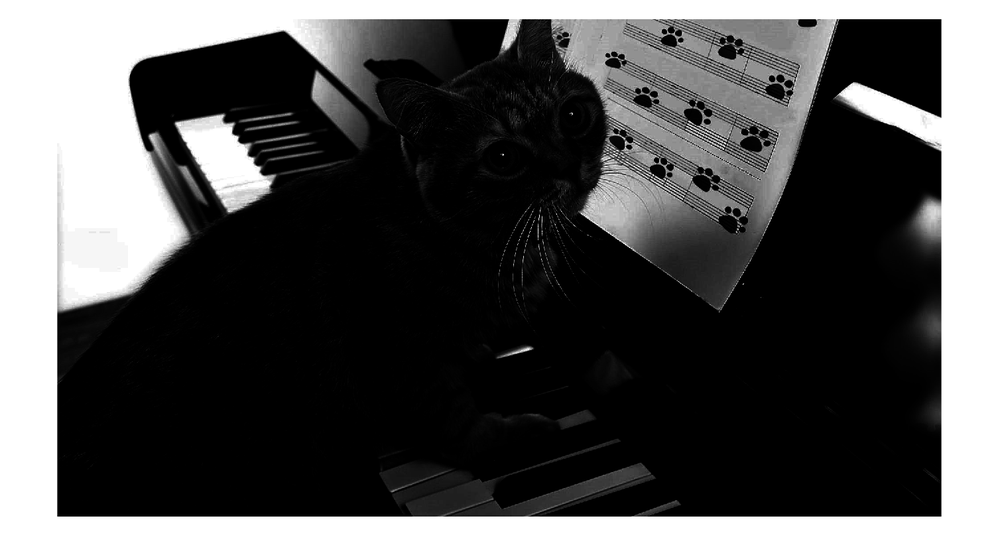
%> input picture LaboratoryWork2/LabOption2/resources/Pic_2_03a_gray_dark.tif, 1000 x 559 px, shrunk from 1508 x 843 before the run
$ octave Task3.m   (GNU Octave 9; MATLAB toolbox functions it lacks are replaced by stand-ins)
%> lines starting %> are read from the running program, lines starting %| are printed output that depends on the picture
clc;
clear all;
close all;

imgOrigin = imread('resources/Pic_2_03a_gray_dark.tif');
%> imgOrigin is the input picture: size 559x1000x3 uint8; min 0, max 255, mean 86.1
figure(); imshow(imgOrigin); title('Original Image');
figure(); histogram(imgOrigin); title('Original Image histogram');
%> after `title('Original Image histogram')`:
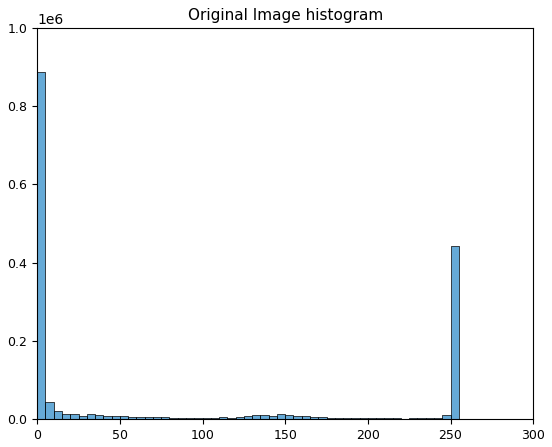
%> figure redrawn from the program's plot data; tallest bar 887178 high, from x = 0 to 5
imwrite(imgOrigin, 'results/l2_o2_t3_origin_pic.png');
saveas(gcf, 'results/l2_o2_t3_origin_hist.png')

P2 = imadjust(imgOrigin, [], [], 0.25);
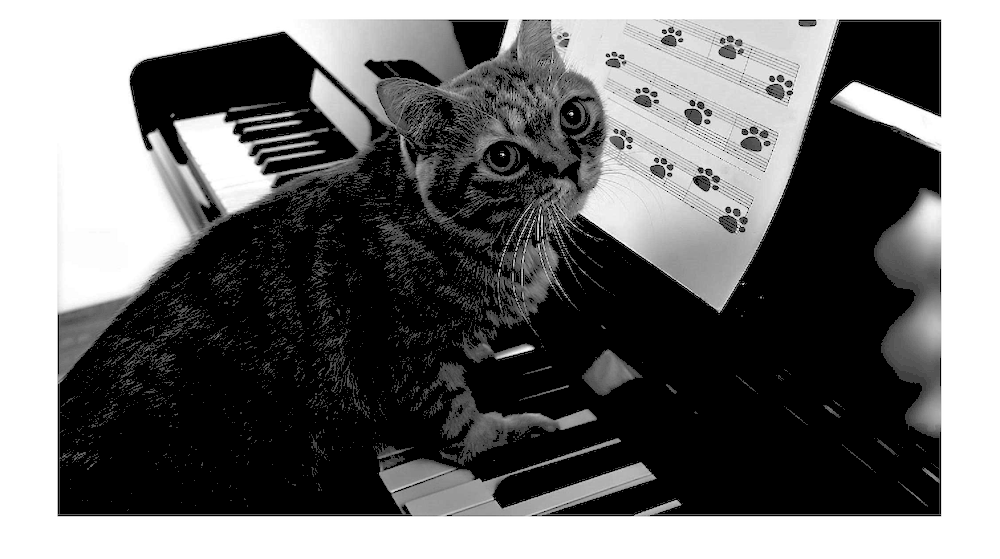
%> P2: size 559x1000x3 uint8; min 0, max 255, mean 110
figure();  imshow(P2); title('Image after imadjust() function (coef=0.25)');
figure(); histogram(P2); title('Image histogram after imadjust() function (coef=0.25)');
%> after `title('Image histogram after imadjust() function (coef=0.25)')`:
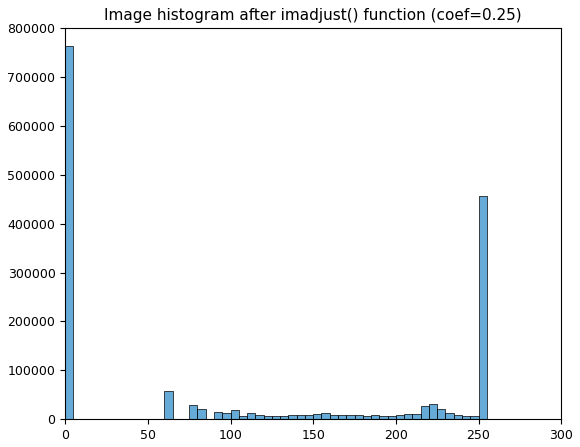
%> figure redrawn from the program's plot data; tallest bar 764106 high, from x = 0 to 5
imwrite(P2, 'results/l2_o2_t3_imadjust_pic.png');
saveas(gcf, 'results/l2_o2_t3_imadjust_hist.png')

PE = histeq(imgOrigin);
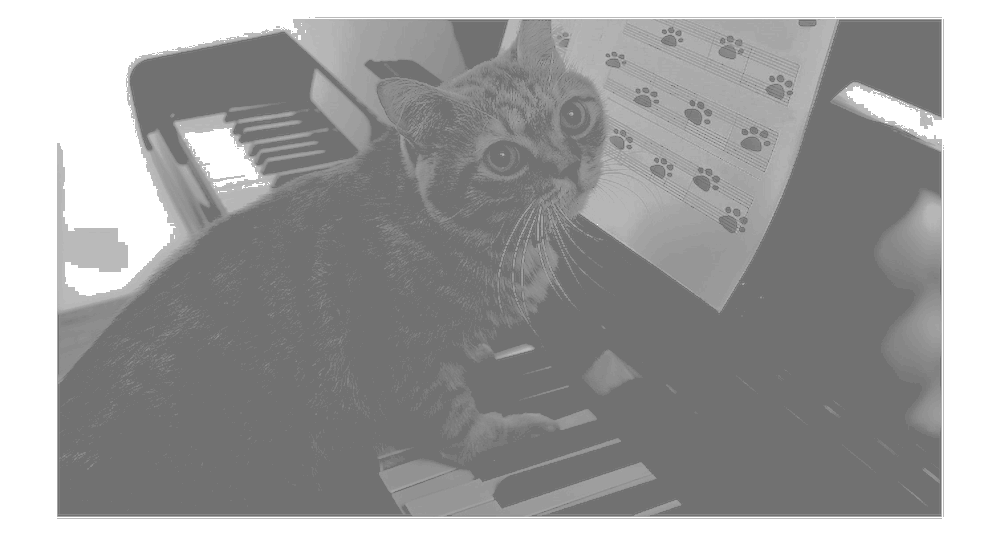
%> PE: size 559x1000x3 uint8; min 113, max 255, mean 160.7
figure(); imshow(PE); title('Image after histeq() function');
figure(); histogram(PE); title('Image histogram histeq() function is applied');
%> after `title('Image histogram histeq() function is applied')`:
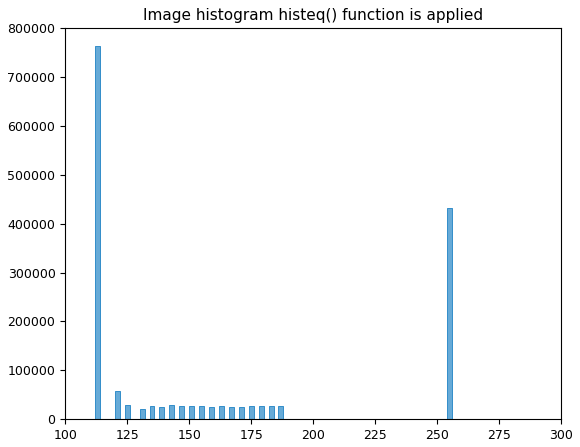
%> figure redrawn from the program's plot data; tallest bar 764106 high, from x = 112 to 114
imwrite(PE, 'results/l2_o2_t3_histeq_pic.png');
saveas(gcf, 'results/l2_o2_t3_histeq_hist.png')

%> (the run ends here)
